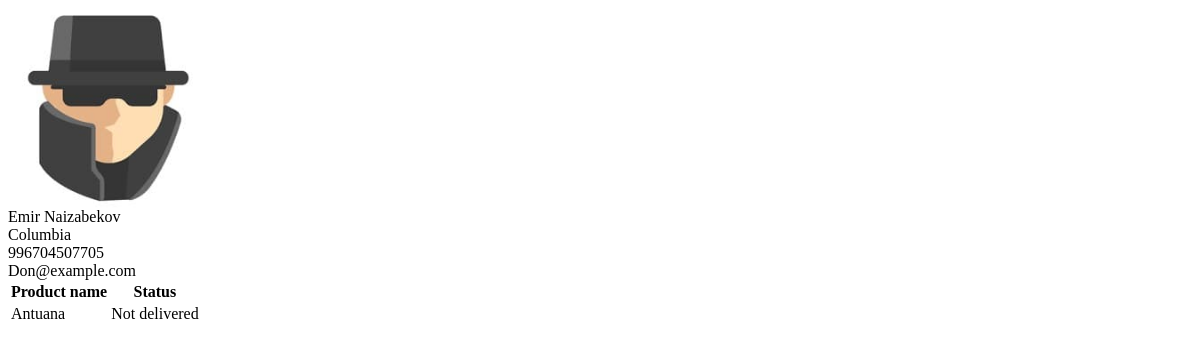
Page /account/customer/1/ on the earlier database version.
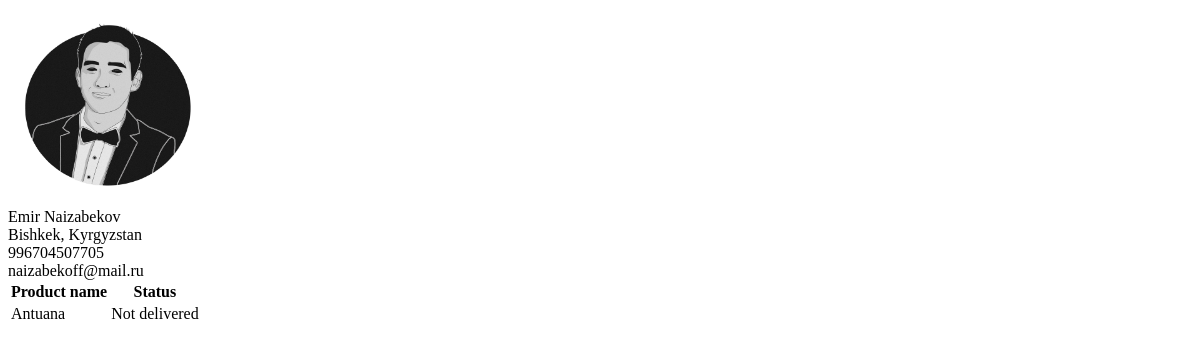
Same page on the later database version.
### account/models.py (models this page shows, shortened)
class Customer(models.Model):
    user = models.OneToOneField(User, on_delete=models.CASCADE)
    full_name = models.CharField(max_length=70)
    address = models.CharField(max_length=50)
    phone = models.IntegerField()
    mail = models.EmailField()
    image = models.ImageField(blank='True', default='anonym.png')
    class Meta:
        verbose_name="Клиент"
        verbose_name_plural="Клиенты"

### account/views.py (the view)
# urls.py: path('customer/<int:customer_id>/', getCustomer, name='getcustomer'),
def getCustomer(request, customer_id):
    try:
        customer = Customer.objects.get(id=customer_id)
    except Customer.DoesNotExist:
        return HttpResponse('Page status = 404')
    orders = customer.order_set.all()
    context = {'customer': customer, 'orders': orders}
    return render(request, 'account/getcustomer.html', context)

### account/templates/account/getcustomer.html (shortened to what this page needs)
<img src="{{ customer.image.url }}"width=200px height=200px>
{{ customer.full_name }}
{{ customer.address }}
{{ customer.phone }}
{{ customer.mail }}
<table>
    <tr>
        <th>Product name</th>
        <th>Status</th>
    </tr>
    {% for order in orders %}
    <tr>
        <td>{{ order.product.name }}</td>
        <td>{{ order.status }}</td>
    </tr>
    {% endfor %}
</table>

Differences in the rows shown:
changed Customer "Emir Naizabekov": image: picture added in place of a placeholder; address "Columbia" → "Bishkek, Kyrgyzstan"; mail "Don@example.com" → "naizabekoff@mail.ru"
